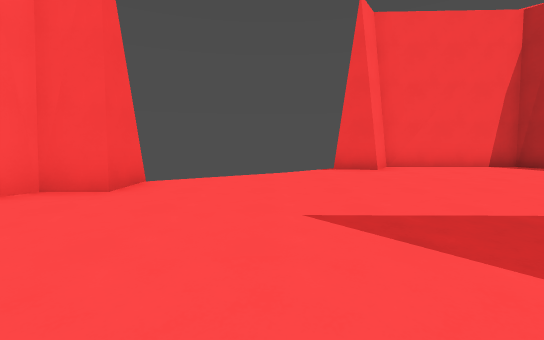
[1] (above)

24 first-person views from a walk through a 3-D level made in the Godot game engine. The camera is 1.3 m above the floor, tilts 6° down and sees 90° across. The floor is counted in squares, 1.74 m on a side. Each view is taken from the middle of a square. On the plan, view 1 faces up. The plan holds only what a view shows up to about 10 squares ahead; the rest is blank. The place goes on beyond the plan.

[2]
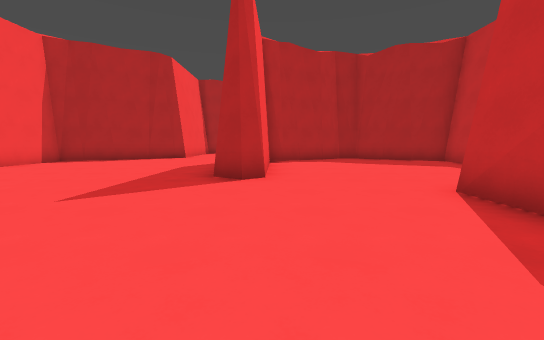

[3]
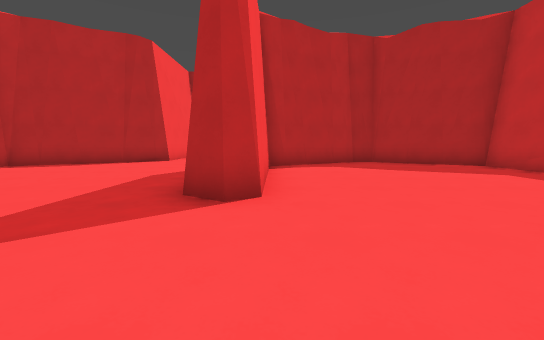

[4]
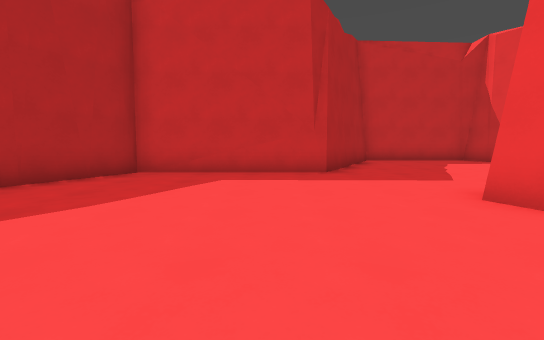

[5]
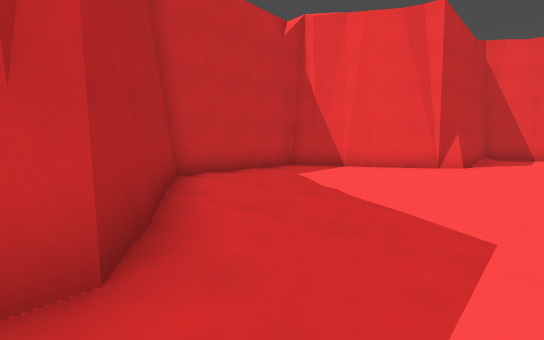

[6]
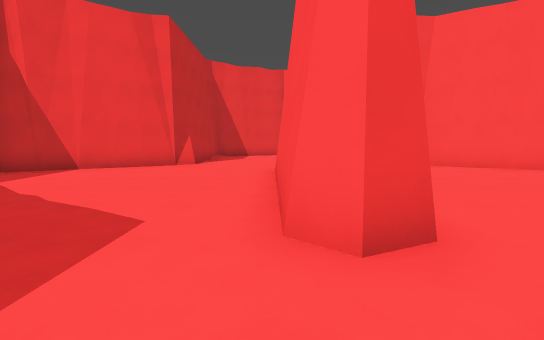

[7]
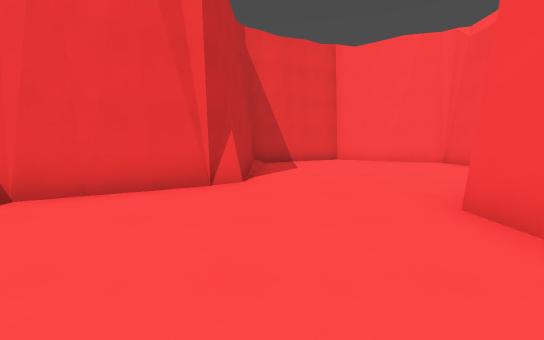

[8]
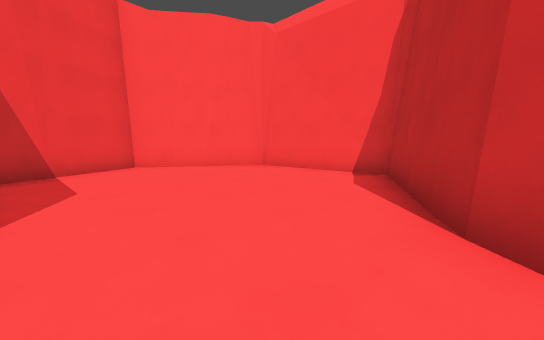

[9]
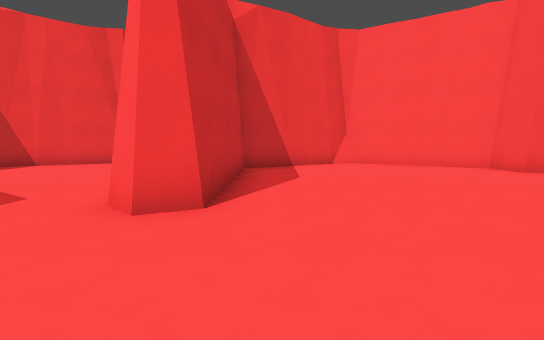

[10]
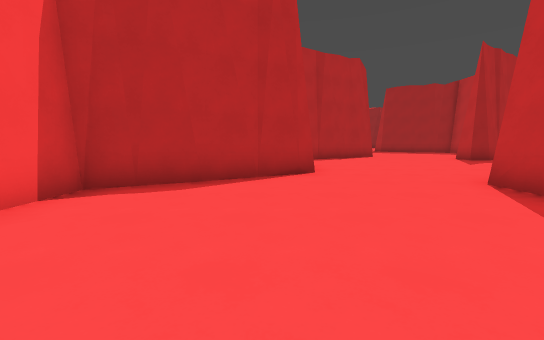

[11]
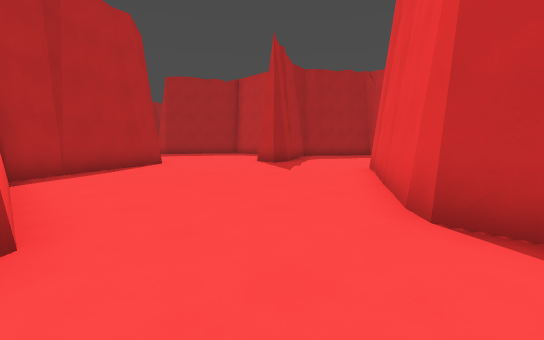

[12]
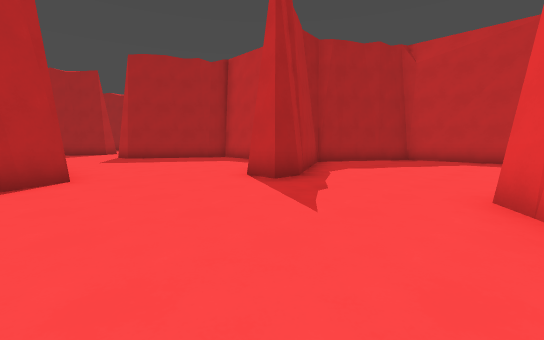

[13]
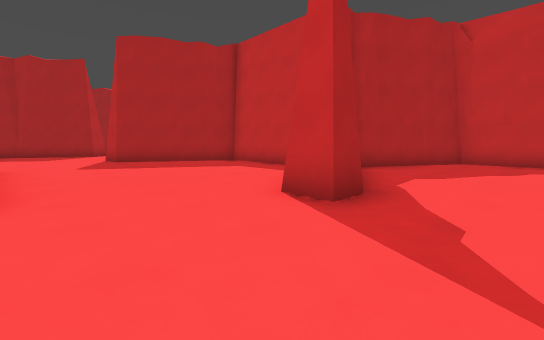

[14]
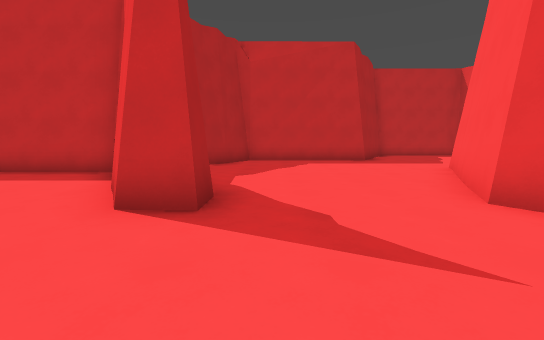

[15]
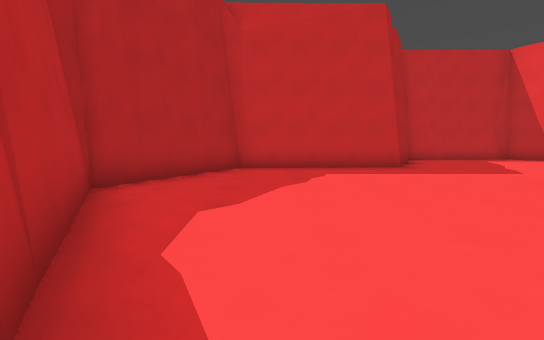

[16]
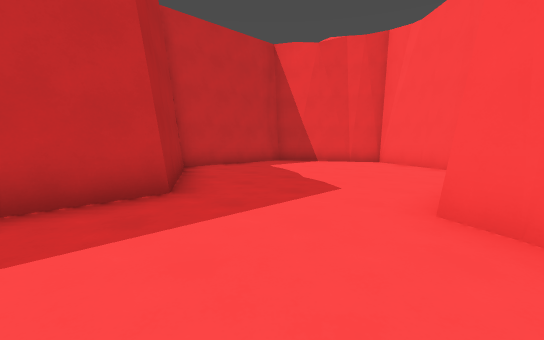

[17]
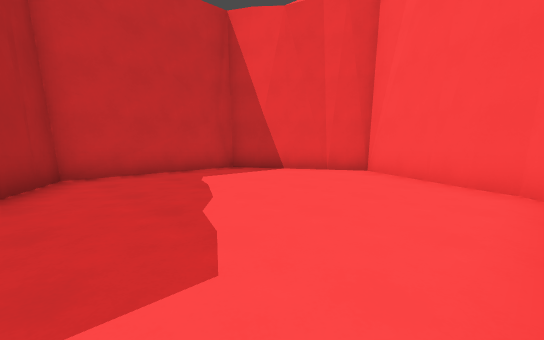

[18]
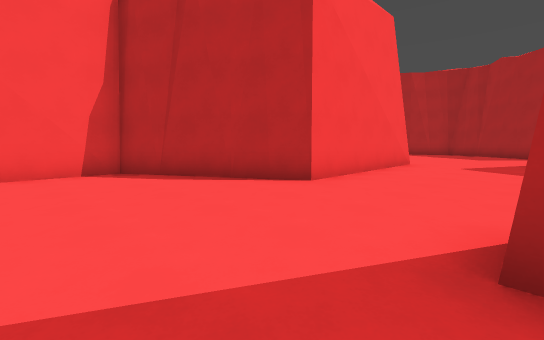

[19]
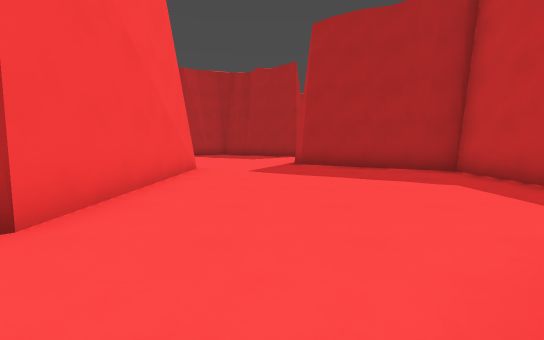

[20]
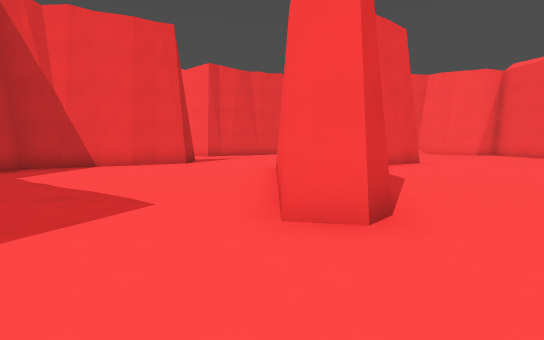

[21]
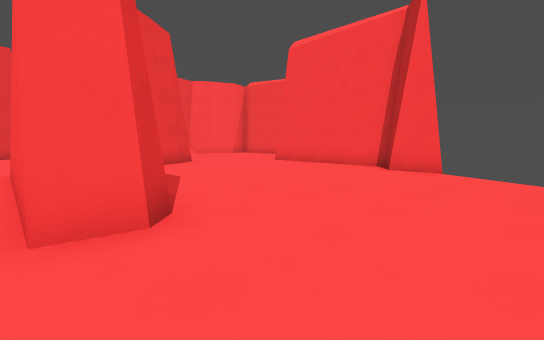

[22]
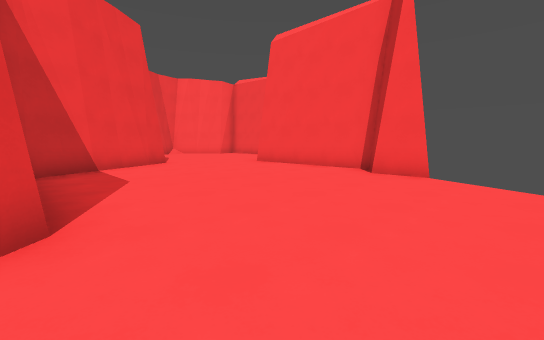

[23]
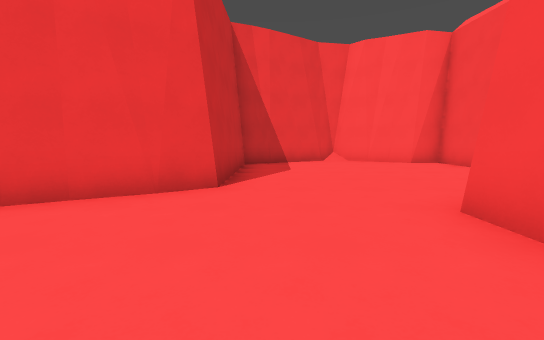

[24]
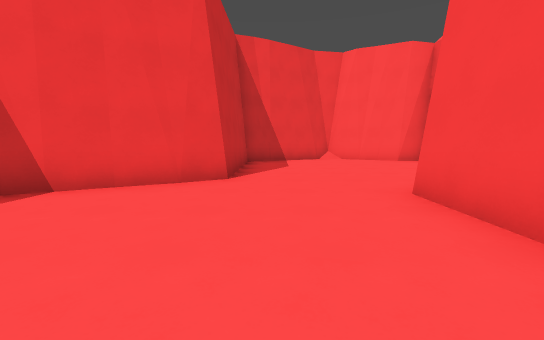

### Floor plan
Ten units are one square. View 1 is at (0, 0); x grows to the right and y downward. Boxes are objects, and circles mark ways between rooms. Rooms are numbered by the first view taken in them; rooms with no view inside come last. Other rooms are left out.
<svg viewBox="-127 -111 370 262">
<path fill="none" stroke="#000" d="M-43 35 -66 -2M-52 -5 -51 0M-52 -11 -54 -7 -35 28 10 28 12 34 8 39 -39 39 -44 35M-60 5 -64 -2 -104 0 -122 32 -103 68 -59 68 -54 73M27 66 73 65 90 35 90 30 72 -2 27 -2 24 -6 28 -12M35 64 73 65M-24 -51 -25 -40 -34 -40 -54 -10M-65 -3 -74 -3M66 -12 77 -11 81 -8M-62 68 -56 70 -35 107 3 106 12 93M2 105 26 68 30 67M33 -80 27 -72 17 -73M95 -40 93 -44M94 -43 72 -81 34 -82M39 -80 33 -80M101 32 96 42M153 43 157 50M97 23 100 27M155 43 163 60M86 61 79 77M139 107 159 73 138 35 138 29 146 30 169 66 208 67 229 30M83 1 103 32 83 71M163 -2 138 -40M160 -9 155 -16M79 -9 89 8M199 63 209 63M145 -32 140 -40 95 -40M33 79 29 82M31 81 13 112 33 146 72 145 93 109 137 107 147 94M215 -1 161 -2 153 -16M150 -45 167 -13M224 -72 212 -72 207 -80 161 -81M212 -12 216 -8 215 -1M90 -70 101 -50 146 -51 152 -41M229 30 238 28M93 -106 89 -99"/>
<circle cx="90" cy="-20" r="3" fill="#2a7"/>
<circle cx="225" cy="15" r="3" fill="#2a7"/>
<text x="0" y="10">1</text>
<text x="120" y="50">2</text>
<text x="180" y="-50">3</text>
</svg>
Room 1 opens to room 2. Room 2 opens to room 3.

Where each view was taken, in squares from view 1:
view 1: 0 up, 0 right, facing up
view 2: 0 up, 3 left, facing right
view 3: 0 up, 1 left, facing right
view 4: 0 up, 4 right, facing down
view 5: 5 down, 3 right, facing down-left
view 6: 4 down, 3 right, facing left
view 7: 6 down, 1 left, facing left
view 8: 6 down, 4 left, facing up-left
view 9: 2 down, 4 right, facing left
view 10: 5 up, 3 right, facing right
view 11: 4 up, 7 right, facing down-right
view 12: 1 up, 10 right, facing down-right
view 13: 0 up, 12 right, facing down-right
view 14: 0 up, 13 right, facing down
view 15: 3 down, 13 right, facing down
view 16: 7 down, 11 right, facing down-left
view 17: 8 down, 8 right, facing down-left
view 18: 3 down, 12 right, facing up-right
view 19: 2 down, 14 right, facing right
view 20: 0 up, 24 right, facing left
view 21: 0 up, 24 right, facing up-left
view 22: 1 up, 24 right, facing up-left
view 23: 6 up, 19 right, facing left
view 24: 6 up, 20 right, facing left
